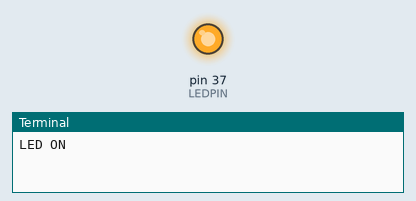
Bench run of a program on a simulated Raspberry Pi (header pin numbers). Parts: output pins drawn as LEDs (lit = HIGH), the last lines printed to the terminal. At 1.0 s the program stops and its outputs stay as they are.

Above: at 0.1 s.
At 1.1 s:
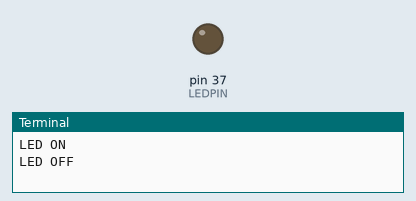
Timing chart, 0 to 2.5 s (numbered marks = the images above):
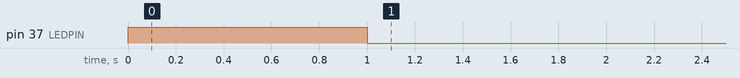

The program:

test-LED.py
```python
import RPi.GPIO as GPIO
import time

LEDPIN = 37

GPIO.setmode(GPIO.BOARD)
#GPIO.setwarnings(False)
GPIO.setup(LEDPIN, GPIO.OUT)
print("LED ON")
GPIO.output(LEDPIN, GPIO.HIGH)
time.sleep(1)
print("LED OFF")
GPIO.output(LEDPIN, GPIO.LOW)
```

Measured:
- by itself, pin 37 (LEDPIN): LOW → HIGH at 0.00 s, → LOW 1.0 s later
